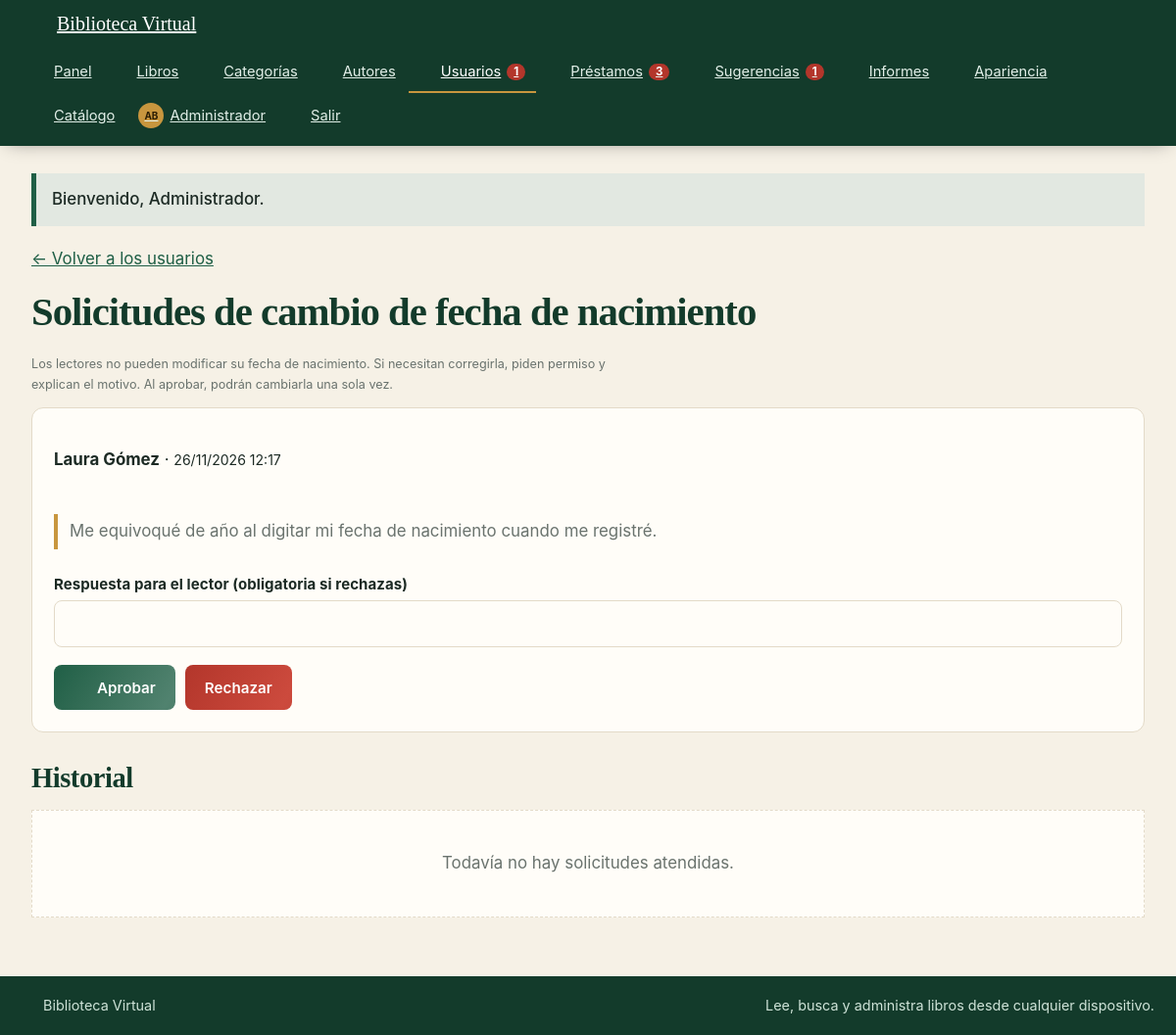
Page /solicitudes_edad.php (signed in) on the committed database.
### tables this page shows
CREATE TABLE usuarios (
  id INT NOT NULL AUTO_INCREMENT,
  nombre VARCHAR(80) NOT NULL,
  apellido VARCHAR(80) NOT NULL,
  correo VARCHAR(120) NOT NULL,
  telefono VARCHAR(20) NOT NULL,
  fecha_nacimiento DATE NOT NULL,
  clave VARCHAR(255) NOT NULL,
  rol ENUM('admin','bibliotecario','lector') NOT NULL DEFAULT 'lector',
  activo TINYINT(1) NOT NULL DEFAULT 1,
  foto VARCHAR(80) DEFAULT NULL,
  tema ENUM('auto','claro','oscuro') NOT NULL DEFAULT 'auto',
  edad_editable TINYINT(1) NOT NULL DEFAULT 0,
  cambiar_clave TINYINT(1) NOT NULL DEFAULT 0,
  creado_en TIMESTAMP NOT NULL DEFAULT CURRENT_TIMESTAMP,
  PRIMARY KEY (id),
  UNIQUE KEY uq_usuarios_correo (correo)
);

CREATE TABLE cambios_edad (
  id INT NOT NULL AUTO_INCREMENT,
  usuario_id INT NOT NULL,
  motivo VARCHAR(500) NOT NULL,
  estado ENUM('Pendiente','Aprobada','Rechazada','Usada') NOT NULL DEFAULT 'Pendiente',
  respuesta VARCHAR(300) DEFAULT NULL,
  creado_en TIMESTAMP NOT NULL DEFAULT CURRENT_TIMESTAMP,
  resuelto_en DATETIME DEFAULT NULL,
  PRIMARY KEY (id),
  KEY idx_cambios_usuario (usuario_id),
  CONSTRAINT fk_cambios_usuario FOREIGN KEY (usuario_id) REFERENCES usuarios(id) ON DELETE CASCADE
);

### solicitudes_edad.php (the view, shortened to what this page needs)
<?php
require_once 'seguridad.php';
exigir_admin();
$cn = db();
$pendientes = consulta($cn, "SELECT c.id, c.motivo, c.creado_en, u.nombre, u.apellido FROM cambios_edad c JOIN usuarios u ON u.id = c.usuario_id WHERE c.estado = 'Pendiente' ORDER BY c.id ASC");
$historial = consulta($cn, "SELECT c.id, c.motivo, c.estado, c.respuesta, c.creado_en, c.resuelto_en, u.nombre, u.apellido FROM cambios_edad c JOIN usuarios u ON u.id = c.usuario_id WHERE c.estado <> 'Pendiente' ORDER BY c.id DESC LIMIT 30");
require 'cabecera.php';
?>
<p><a href="usuarios.php">← Volver a los usuarios</a></p>
<h1>Solicitudes de cambio de fecha de nacimiento</h1>
<p class="ayuda">Los lectores no pueden modificar su fecha de nacimiento. Si necesitan corregirla, piden permiso y explican el motivo. Al aprobar, podrán cambiarla una sola vez.</p>
<?php if (!count($pendientes)): ?><div class="vacio">No hay solicitudes pendientes.</div><?php else: ?>
  <?php foreach ($pendientes as $s): ?>
  <form class="panel formulario" method="post" style="max-width:none">
    <p><strong><?php echo e($s['nombre'] . ' ' . $s['apellido']); ?></strong> · <small><?php echo fecha_hora_es($s['creado_en']); ?></small></p>
    <div class="cita"><?php echo nl2br(e($s['motivo'])); ?></div>
    <div><label>Respuesta para el lector (obligatoria si rechazas)</label><input type="text" name="respuesta" maxlength="300"></div>
    <div class="acciones"><button class="btn" type="submit" name="accion" value="aprobar"><?php echo icono('check', 16); ?> Aprobar</button><button class="btn btn-peligro" type="submit" name="accion" value="rechazar">Rechazar</button></div>
  </form>
  <?php endforeach; ?>
<?php endif; ?>
<h2 style="margin-top:30px">Historial</h2>
<?php if (!count($historial)): ?><div class="vacio">Todavía no hay solicitudes atendidas.</div><?php endif; ?>
<?php require 'pie.php'; ?>

### seguridad.php (shortened to what this page needs)
<?php
function e($v) {
    return htmlspecialchars((string)$v, ENT_QUOTES, 'UTF-8');
}
function logueado() {
    return !empty($_SESSION['usuario_id']);
}
function consulta($cn, $sql, $tipos = '', $params = array()) {
    $st = $cn->prepare($sql);
    if ($tipos !== '') {
        $args = array($tipos);
        foreach ($params as $k => $v) { $args[] = &$params[$k]; }
        call_user_func_array(array($st, 'bind_param'), $args);
    }
    $st->execute();
    $filas = array();
    $meta = $st->result_metadata();
    if ($meta) {
        if (method_exists($st, 'get_result')) {
            $r = $st->get_result();
            while ($f = $r->fetch_assoc()) { $filas[] = $f; }
        }
    }
    return $filas;
}
function fila($cn, $sql, $tipos = '', $params = array()) {
    $f = consulta($cn, $sql, $tipos, $params);
    return $f ? $f[0] : null;
}
function usuario_actual() {
    static $u = false;
    if ($u === false) {
        $u = null;
        if (logueado()) {
            $u = fila(db(), 'SELECT id, nombre, apellido, rol, activo, foto, tema, cambiar_clave FROM usuarios WHERE id = ?', 'i', array((int)$_SESSION['usuario_id']));
        }
    }
    return $u;
}
function exigir_login() {
    $u = usuario_actual();
}
function exigir_admin() {
    exigir_login();
}
function fecha_hora_es($f) {
    return date('d/m/Y H:i', strtotime($f));
}
function avatar_html($u, $tam = 34) {
    $nombre = isset($u['nombre']) ? $u['nombre'] : '?';
    $apellido = isset($u['apellido']) ? $u['apellido'] : '';
    $ini = mb_strtoupper(mb_substr($nombre, 0, 1) . mb_substr($apellido, 0, 1));
    return '<span class="avatar avatar-ini" style="width:' . (int)$tam . 'px;height:' . (int)$tam . 'px;font-size:' . (int)($tam * 0.4) . 'px">' . e($ini) . '</span>';
}
function icono($nombre, $tam = 18) {
    $trazo = isset($p[$nombre]) ? $p[$nombre] : $p['libro'];
    return '<svg class="ico" width="' . (int)$tam . '" height="' . (int)$tam . '" viewBox="0 0 24 24" fill="none" stroke="currentColor" stroke-width="2" stroke-linecap="round" stroke-linejoin="round" aria-hidden="true">' . $trazo . '</svg>';
}

### estilos.css (style rules this page uses)
:root { --primario:#1f5f46;--acento:#c8963e;--fondo-personalizado:#f6f1e6;--fondo-osc-personalizado:#101a16;--fondo:var(--fondo-personalizado);--fondo-osc:var(--fondo-osc-personalizado);--papel:#fffdf8;--texto:#1c2a24;--suave:#6a736e;--borde:#e3dac8;--primario-osc:#133d2d;--primario-cl:#e6f1ea;--acento-osc:#a47521;--rojo:#b3362b;--rojo-cl:#fbe6e3;--azul:#245a8d;--azul-cl:#e3eef8;--amarillo-cl:#fff3d6;--sombra:0 10px 30px -14px rgba(19,61,45,.35);--fs:1rem;--radio:0 }
* { box-sizing:border-box }
html { scroll-behavior:smooth;-webkit-text-size-adjust:100%;text-size-adjust:100% }
body { margin:0;font-family:"Segoe UI",Roboto,Helvetica,Arial,sans-serif;background:var(--fondo);color:var(--texto);line-height:1.55;min-height:100vh;min-height:100dvh;display:flex;flex-direction:column;font-size:var(--fs);overflow-wrap:anywhere }
img,svg { max-width:100% }
a { color:var(--primario) }
h1,h2,h3 { font-family:Georgia,"Times New Roman",serif;line-height:1.2;margin:0 0 .5em;color:var(--primario-osc);font-size:revert }
h1 { font-size:clamp(1.5rem,1.1rem + 1.6vw,2.2rem) }
h2 { font-size:clamp(1.2rem,1rem + .8vw,1.6rem) }
.ico { vertical-align:-3px;flex:none }
.avatar { border-radius:50%;object-fit:cover;vertical-align:middle;flex:none }
.avatar-ini { display:inline-flex;align-items:center;justify-content:center;background:var(--acento);color:#2b1d03;font-weight:700 }
.btn { display:inline-flex;align-items:center;justify-content:center;gap:8px;border:0;border-radius:0;background:var(--primario);color:#fff!important;padding:11px 20px;font-size:.95rem;font-weight:600;cursor:pointer;position:relative;overflow:hidden;isolation:isolate;text-decoration:none;font-family:inherit;min-height:40px;transition:transform .25s ease,box-shadow .25s ease,filter .25s ease,background-position .45s ease }
.btn::after { content:"";position:absolute;top:0;bottom:0;left:-80%;width:50%;background:linear-gradient(110deg,transparent,rgba(255,255,255,.5),transparent);transform:skewX(-20deg);transition:left .55s ease;pointer-events:none }
.btn-peligro { background:linear-gradient(120deg,var(--rojo),#cc4a3d,var(--rojo));background-size:200% 100% }
.panel { background:var(--papel);border:1px solid var(--borde);padding:clamp(14px,3vw,22px);margin-bottom:22px }
label { display:block;font-weight:600;font-size:.9rem;margin-bottom:4px }
input[type=text],input[type=email],input[type=password],input[type=number],input[type=date],input[type=search],input[type=file],select,textarea { width:100%;padding:10px 12px;border:1px solid var(--borde);background:var(--papel);color:var(--texto);font-size:1rem;font-family:inherit;border-radius:0;transition:border-color .2s,box-shadow .2s;min-height:42px }
.formulario { display:grid;gap:16px;max-width:720px }
.acciones { display:flex;gap:10px;flex-wrap:wrap;align-items:center }
.ayuda { font-size:.82rem;color:var(--suave);margin-top:3px }
.vacio { padding:40px 20px;text-align:center;color:var(--suave);background:var(--papel);border:1px dashed var(--borde) }
.cita { border-left:4px solid var(--acento);padding:4px 12px;margin:6px 0;color:var(--suave) }
:root { --fuente-cuerpo:"Inter","Segoe UI",Roboto,Helvetica,Arial,sans-serif; --fuente-titulos:"Georgia","Times New Roman",serif; --texto-xs:clamp(.74rem,.7rem + .12vw,.82rem); --texto-sm:clamp(.86rem,.82rem + .16vw,.94rem); --texto-base:clamp(.96rem,.92rem + .18vw,1.06rem); --texto-lg:clamp(1.12rem,1.02rem + .42vw,1.32rem); --texto-xl:clamp(1.38rem,1.18rem + .8vw,1.85rem); --texto-2xl:clamp(1.8rem,1.35rem + 1.6vw,2.65rem); --texto-3xl:clamp(2.25rem,1.55rem + 2.8vw,3.65rem); }
body { font-family:var(--fuente-cuerpo);font-size:var(--texto-base);line-height:1.65 }
h1 { font-size:var(--texto-2xl);line-height:1.12;letter-spacing:-.025em }
h2 { font-size:var(--texto-xl);line-height:1.2;letter-spacing:-.015em }
p { max-width:75ch }
label { font-size:var(--texto-sm);font-weight:700;letter-spacing:.005em }
.ayuda,.cat,.sobrelinea { font-size:var(--texto-xs) }
.formulario { gap:18px }
.formulario>div,.formulario .doble>div { min-width:0 }
input[type=text],input[type=email],input[type=password],input[type=number],input[type=date],input[type=search],input[type=file],select,textarea { border-radius:8px;min-height:48px;padding:12px 14px;line-height:1.35 }
.btn { border-radius:8px;min-height:46px }
.panel,.tarjeta-libro,.dato,.franja-datos,.destacado-editorial { border-radius:12px }

### rows in the picture
usuarios: ini "AB"
cambios_edad: usuario.apellido "Laura Gómez", creado_en "26/11/2026 12:17", motivo "Me equivoqué de año al digitar mi fecha de nacimiento cuando me registré."

### other values in the picture
$cab_cfg['nombre_sitio'] "Biblioteca Virtual"
$cab_item[1] "Panel"
$cab_item[1] "Libros"
$cab_item[1] "Categorías"
$cab_item[1] "Autores"
$cab_item[1] "Usuarios"
$cab_item[4] "1"
$cab_item[1] "Préstamos"
$cab_item[4] "3"
$cab_item[1] "Sugerencias"
$cab_item[1] "Informes"
$cab_item[1] "Apariencia"
$cab_item[1] "Catálogo"
$_SESSION['nombre'] "Administrador"
$_SESSION['flash'][1] "Bienvenido, Administrador."
